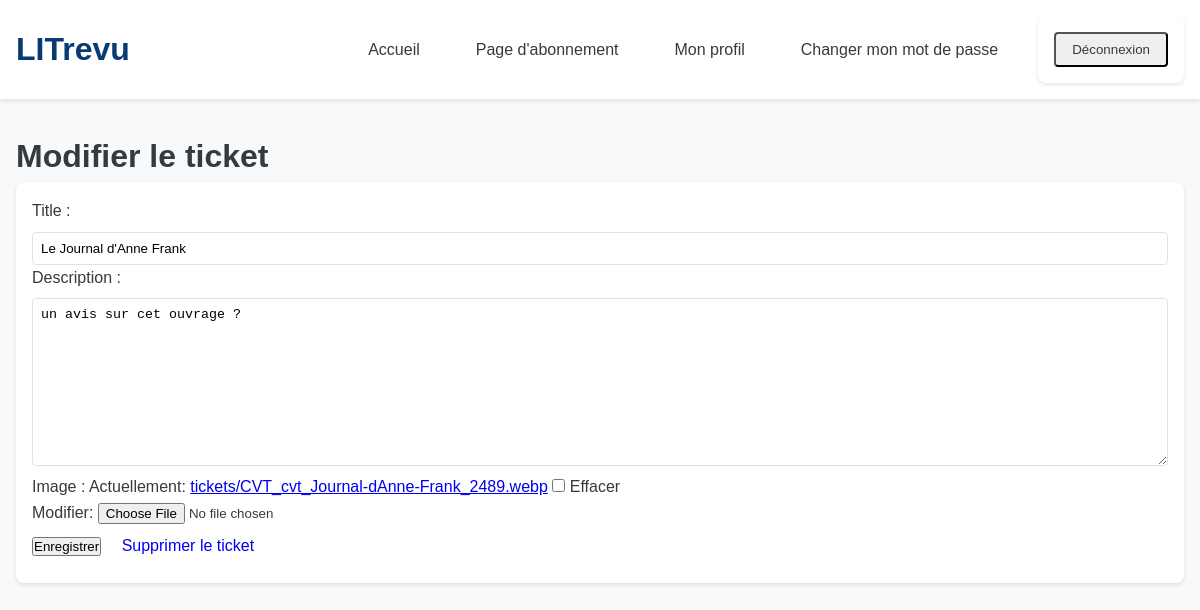
/ticket/8/update/ (signed in), run on the app's committed database.
### review/models.py (models this page shows, shortened)
class Ticket(models.Model):
    title = models.CharField(max_length=128)
    description = models.TextField(max_length=2048, blank=True)
    created_at = models.DateTimeField(auto_now_add=True)
    updated_at = models.DateTimeField(auto_now=True)
    user = models.ForeignKey(User, on_delete=models.CASCADE)
    image = models.ImageField(upload_to="tickets/", null=True, blank=True)
    IMAGE_MAX_SIZE = (500, 500)

### review/views.py (the view)
# urls.py: path("ticket/<int:pk>/update/", review.views.TicketUpdateView.as_view(), name="update_ticket"),
class TicketUpdateView(LoginRequiredMixin, UpdateView):
    model = Ticket
    form_class = TicketForm
    template_name = "review/updateticket.html"
    success_url = reverse_lazy("home")

### review/forms.py
class TicketForm(forms.ModelForm):
    edit_ticket = forms.BooleanField(widget=forms.HiddenInput, initial=True, required=False)
    class Meta:
        model = Ticket
        fields = ['title', 'description', 'image']

### review/templates/review/updateticket.html (shortened to what this page needs)
{% extends "base.html" %}
{% block content %}
<h1>Modifier le ticket</h1>
<form method="post" action="">
    {{ form.as_p }}
    <button type="submit">Enregistrer</button>
    <a href="{% url 'delete_ticket' ticket.pk %}" class="btn">Supprimer le ticket</a>
{% endblock %}

### static/css/styles.css (style rules this page uses)
:root { --primary-color: #083b72; --secondary-color: #6c757d; --success-color: #28a745; --danger-color: #dc3545; --light-gray: #f8f9fa; --dark-gray: #343a40; --border-color: #dee2e6; }
* { margin: 0; padding: 0; box-sizing: border-box; }
body { font-family: 'Arial', sans-serif; line-height: 1.6; color: var(--dark-gray); background-color: var(--light-gray); }
.btn { display: inline-block; padding: 0.5rem 1rem; border-radius: 4px; text-decoration: none; cursor: pointer; border: none; transition: background-color 0.3s; }
form { background-color: white; padding: 1rem; border-radius: 8px; box-shadow: 0 2px 4px rgba(0,0,0,0.1); }
input[type="text"], input[type="password"], input[type="email"], textarea { width: 100%; padding: 0.5rem; border: 1px solid var(--border-color); border-radius: 4px; margin-top: 0.5rem; }

### data on the page
Ticket: title "Le Journal d'Anne Frank", description "un avis sur cet ouvrage ?"
